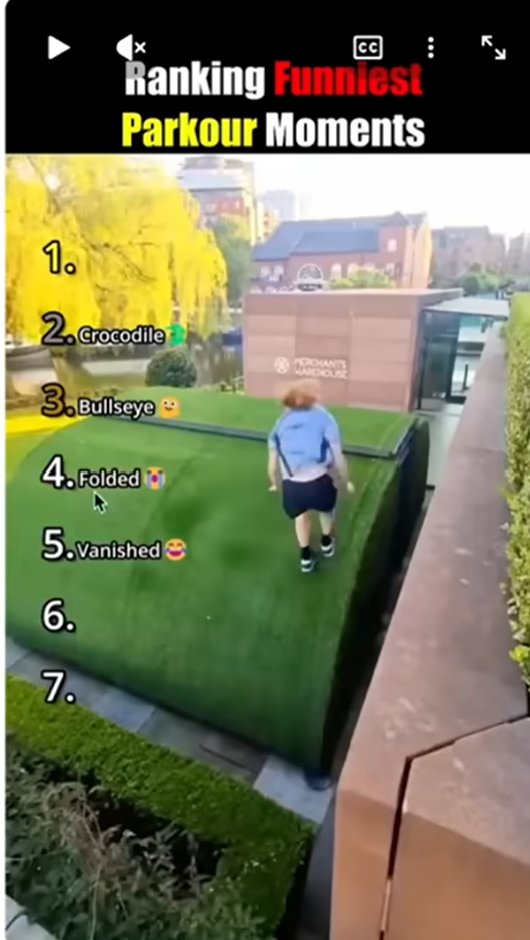
#> input picture image.png, 530 x 940 px
$ python -i face_detection.py   (imports and definitions only)
#> lines starting #> are read from the running program, lines starting #| are printed output that depends on the picture
from __future__ import annotations

from pathlib import Path
from typing import Any

import cv2


class FaceDetectionUnavailable(RuntimeError):
    """Raised when the current OpenCV build cannot run face detection."""


def _build_face_result(
    *,
    x: int,
    y: int,
    width: int,
    height: int,
    image_width: int,
    image_height: int,
    detector: str,
    detector_pass: int = 1,
    confidence: float | None = None,
) -> dict[str, Any]:
    center_x = x + (width / 2)
    result: dict[str, Any] = {
        "x": x,
        "y": y,
        "width": width,
        "height": height,
        "center_x": round(float(center_x), 2),
        "center_x_ratio": round(float(center_x / max(image_width, 1)), 4),
        "area": int(width * height),
        "image_width": image_width,
        "image_height": image_height,
        "detector_pass": detector_pass,
        "detector": detector,
    }
    if confidence is not None:
        result["confidence"] = round(float(confidence), 4)
    return result


def _detect_faces_with_yunet(
    image: Any,
    *,
    model_path: str | Path | None,
    score_threshold: float,
    min_face_size_px: int,
) -> list[dict[str, Any]]:
    if not model_path or not hasattr(cv2, "FaceDetectorYN"):
        return []

    resolved_model_path = Path(model_path)
    if not resolved_model_path.is_file():
        return []

    image_height, image_width = image.shape[:2]
    try:
        detector = cv2.FaceDetectorYN.create(
            str(resolved_model_path),
            "",
            (image_width, image_height),
            float(score_threshold),
            0.3,
            5000,
        )
        detector.setInputSize((image_width, image_height))
        _, rows = detector.detect(image)
    except cv2.error:
        # A missing, incompatible, or corrupt optional DNN model must never
        # disable the built-in Haar fallback for the whole render.
        return []
    if rows is None:
        return []

    faces: list[dict[str, Any]] = []
    minimum_size = max(20, int(round(min_face_size_px * 0.55)))
    for row in rows:
        x = max(0, int(round(float(row[0]))))
        y = max(0, int(round(float(row[1]))))
        face_width = min(int(round(float(row[2]))), image_width - x)
        face_height = min(int(round(float(row[3]))), image_height - y)
        confidence = float(row[-1])
        if face_width < minimum_size or face_height < minimum_size:
            continue
        faces.append(
            _build_face_result(
                x=x,
                y=y,
                width=face_width,
                height=face_height,
                image_width=image_width,
                image_height=image_height,
                detector="yunet",
                confidence=confidence,
            )
        )
    return faces


def _build_detection_variants(
    *,
    grayscale: Any,
    min_face_size_px: int,
    scale_factor: float,
    min_neighbors: int,
) -> list[tuple[Any, float, int, int]]:
    clahe = cv2.createCLAHE(clipLimit=2.2, tileGridSize=(8, 8))
    enhanced = clahe.apply(grayscale)
    softened = cv2.GaussianBlur(enhanced, (3, 3), 0)
    smaller_face_size = max(28, int(round(min_face_size_px * 0.72)))

    return [
        (grayscale, scale_factor, min_neighbors, min_face_size_px),
        (enhanced, scale_factor, max(3, min_neighbors - 1), smaller_face_size),
        (softened, min(scale_factor + 0.03, 1.18), max(2, min_neighbors - 2), smaller_face_size),
    ]


def _deduplicate_faces(
    faces: list[dict[str, Any]],
    *,
    overlap_threshold: float = 0.30,
) -> list[dict[str, Any]]:
    deduplicated: list[dict[str, Any]] = []

    for face in sorted(faces, key=lambda item: int(item["area"]), reverse=True):
        left = int(face["x"])
        top = int(face["y"])
        right = left + int(face["width"])
        bottom = top + int(face["height"])
        candidate_area = max(1, (right - left) * (bottom - top))

        should_skip = False
        for existing in deduplicated:
            existing_left = int(existing["x"])
            existing_top = int(existing["y"])
            existing_right = existing_left + int(existing["width"])
            existing_bottom = existing_top + int(existing["height"])
            intersection_left = max(left, existing_left)
            intersection_top = max(top, existing_top)
            intersection_right = min(right, existing_right)
            intersection_bottom = min(bottom, existing_bottom)

            if intersection_right <= intersection_left or intersection_bottom <= intersection_top:
                continue

            intersection_area = (intersection_right - intersection_left) * (intersection_bottom - intersection_top)
            reference_area = max(1, min(candidate_area, int(existing["area"])))
            overlap_ratio = intersection_area / reference_area
            if overlap_ratio >= overlap_threshold:
                should_skip = True
                break

        if not should_skip:
            deduplicated.append(face)

    return deduplicated


def detect_faces_in_image(
    image_path: str | Path,
    *,
    min_face_size_px: int = 48,
    scale_factor: float = 1.1,
    min_neighbors: int = 4,
    yunet_model_path: str | Path | None = None,
    yunet_score_threshold: float = 0.72,
) -> list[dict[str, Any]]:
#> called with image_path = '../../../../image.png', min_face_size_px = 48, scale_factor = 1.1, min_neighbors = 4, yunet_score_threshold = 0.72
    if not hasattr(cv2, "CascadeClassifier"):
        raise FaceDetectionUnavailable("OpenCV build does not expose CascadeClassifier")
    if not hasattr(cv2, "data") or not hasattr(cv2.data, "haarcascades"):
        raise FaceDetectionUnavailable("OpenCV Haar cascade data path is unavailable")

    cascade_root = Path(cv2.data.haarcascades)
    frontal_classifier = cv2.CascadeClassifier(str(cascade_root / "haarcascade_frontalface_default.xml"))
    if frontal_classifier.empty():
        raise FaceDetectionUnavailable("OpenCV Haar cascade classifier could not be loaded")
    profile_classifier = cv2.CascadeClassifier(str(cascade_root / "haarcascade_profileface.xml"))
    upper_body_classifier = cv2.CascadeClassifier(str(cascade_root / "haarcascade_upperbody.xml"))

    image = cv2.imread(str(image_path))
#> image is the input picture: shape (940, 530, 3); mean B, G, R 87.3, 116.7, 115.7
    if image is None:
        return []

    grayscale = cv2.cvtColor(image, cv2.COLOR_BGR2GRAY)
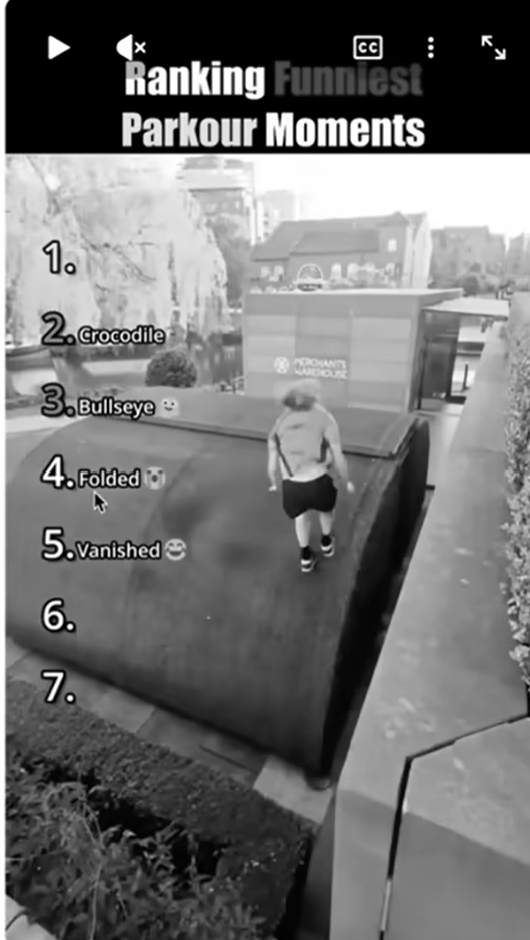
#> grayscale: shape (940, 530); min 0, max 255, mean 113
    height, width = grayscale.shape[:2]
#> height = 940; width = 530
    yunet_faces = _detect_faces_with_yunet(
        image,
        model_path=yunet_model_path,
        score_threshold=yunet_score_threshold,
        min_face_size_px=min_face_size_px,
    )
#> yunet_faces = []
    if yunet_faces:
        # YuNet is the primary detector when its optional model is available.
        # Do not mix in noisier Haar boxes: a large profile false positive can
        # otherwise eclipse a high-confidence DNN face during deduplication and
        # incorrectly trigger split-screen mode.
        return _deduplicate_faces(yunet_faces)

    detections_with_scores: list[dict[str, Any]] = []

    for variant_index, (variant_image, variant_scale_factor, variant_min_neighbors, variant_min_face_size) in enumerate(
        _build_detection_variants(
            grayscale=grayscale,
            min_face_size_px=min_face_size_px,
            scale_factor=scale_factor,
            min_neighbors=min_neighbors,
        )
    ):
#> in _build_detection_variants, `enhanced = clahe.apply(grayscale)`:
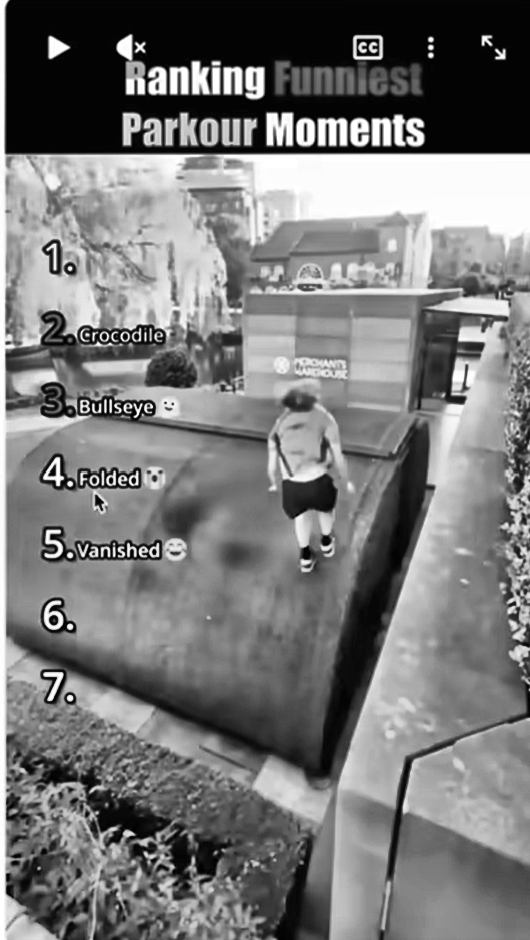
#> enhanced: shape (940, 530); min 0, max 255, mean 120.4
#> in _build_detection_variants, `smaller_face_size = max(28, int(round(min_face_size_px * 0.72)))`: smaller_face_size = 35
        detector_inputs: list[tuple[Any, Any, bool, str]] = [
            (frontal_classifier, variant_image, False, "frontal"),
        ]
        if not profile_classifier.empty():
            detector_inputs.extend(
                [
                    (profile_classifier, variant_image, False, "profile"),
                    (profile_classifier, cv2.flip(variant_image, 1), True, "profile_mirrored"),
                ]
            )

        for classifier, detector_image, mirrored, detector_name in detector_inputs:
            detections = classifier.detectMultiScale(
                detector_image,
                scaleFactor=variant_scale_factor,
                minNeighbors=variant_min_neighbors,
                minSize=(variant_min_face_size, variant_min_face_size),
            )

            for x, y, face_width, face_height in detections:
                resolved_x = width - int(x) - int(face_width) if mirrored else int(x)
                detections_with_scores.append(
                    _build_face_result(
                        x=resolved_x,
                        y=int(y),
                        width=int(face_width),
                        height=int(face_height),
                        image_width=width,
                        image_height=height,
                        detector_pass=variant_index + 1,
                        detector=detector_name,
                    )
                )
#> this loop made 3 passes
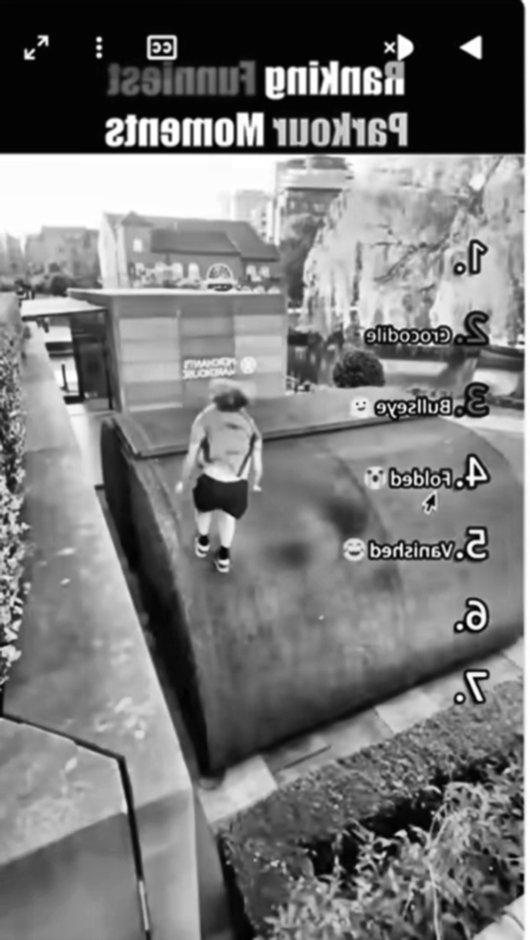
#> detector_image: shape (940, 530); min 1, max 255, mean 120.4
#> after the loop, detections_with_scores = 4 items

    detected_faces = _deduplicate_faces(detections_with_scores)
#> in _deduplicate_faces, `deduplicated: list[dict[str, Any]] = []`: deduplicated = []
#> the loop in _deduplicate_faces, `for face in sorted(faces, key=lambda item: int(item["area"]), reverse=..` made 4 passes
#> (left, top, right, bottom, candidate_area) on passes 1 to 4: (26, 651, 93, 718, 4489), (86, 855, 145, 914, 3481), (383, 634, 429, 680, 2116), (384, 637, 428, 681, 1936)
#> after the loop in _deduplicate_faces, `for face in sorted(faces, key=lambda item: int(item["area"]), reverse=..`: deduplicated = 3 items
#> detected_faces = 3 items
    if detected_faces or upper_body_classifier.empty():
        return detected_faces

    # Podcast cameras often keep a speaker close to the frame edge or in
    # profile, where Haar face cascades can miss them entirely. An inferred
    # head box from a stable upper-body detection is safer than falling back to
    # a blind center crop that can contain only the set wall or a speaker's arm.
    upper_bodies = upper_body_classifier.detectMultiScale(
        cv2.equalizeHist(grayscale),
        scaleFactor=1.06,
        minNeighbors=3,
        minSize=(max(54, int(width * 0.07)), max(54, int(height * 0.12))),
    )
    inferred_faces: list[dict[str, Any]] = []
    for body_x, body_y, body_width, body_height in upper_bodies:
        inferred_width = max(28, int(round(body_width * 0.46)))
        inferred_height = max(28, int(round(body_height * 0.34)))
        inferred_x = max(0, int(round(body_x + ((body_width - inferred_width) / 2))))
        inferred_y = max(0, int(round(body_y + (body_height * 0.02))))
        inferred_width = min(inferred_width, width - inferred_x)
        inferred_height = min(inferred_height, height - inferred_y)
        if inferred_width <= 0 or inferred_height <= 0:
            continue
        center_x = inferred_x + (inferred_width / 2)
        inferred_faces.append(
            {
                "x": inferred_x,
                "y": inferred_y,
                "width": inferred_width,
                "height": inferred_height,
                "center_x": round(float(center_x), 2),
                "center_x_ratio": round(float(center_x / max(width, 1)), 4),
                "area": int(inferred_width * inferred_height),
                "image_width": width,
                "image_height": height,
                "detector_pass": 1,
                "detector": "upperbody_inferred_head",
                "inferred": True,
            }
        )

    return _deduplicate_faces(inferred_faces)


# [272 lines left out: functions summarize_face_samples, _qualify_face_candidates, _confirm_temporal_split_samples, not called in this run]


def _sample_offset_seconds(sample: dict[str, Any], index: int) -> float:
    value = sample.get("offset_seconds")
    return float(value) if isinstance(value, (int, float)) else index * 0.33


# [742 lines left out: functions _matching_anchor_count, _select_evenly_spaced_anchors, build_active_face_tracking_samples, _face_visibility_score, _content_density_score, _annotate_conversation_layout_samples and 7 more, not called in this run]

>>> result = detect_faces_in_image('../../../../image.png')
#> result = 3 items
